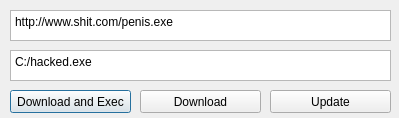
<?xml version="1.0" encoding="UTF-8"?>
<ui version="4.0">
 <class>Masshttp</class>
 <widget class="QDialog" name="Masshttp">
  <property name="geometry">
   <rect>
    <x>0</x>
    <y>0</y>
    <width>399</width>
    <height>118</height>
   </rect>
  </property>
  <property name="windowTitle">
   <string>Dialog</string>
  </property>
  <widget class="QPushButton" name="pushButton">
   <property name="geometry">
    <rect>
     <x>10</x>
     <y>90</y>
     <width>121</width>
     <height>23</height>
    </rect>
   </property>
   <property name="text">
    <string>Download and Exec</string>
   </property>
  </widget>
  <widget class="QPushButton" name="pushButton_2">
   <property name="geometry">
    <rect>
     <x>140</x>
     <y>90</y>
     <width>121</width>
     <height>23</height>
    </rect>
   </property>
   <property name="text">
    <string>Download</string>
   </property>
  </widget>
  <widget class="QPlainTextEdit" name="plainTextEdit">
   <property name="geometry">
    <rect>
     <x>10</x>
     <y>10</y>
     <width>381</width>
     <height>31</height>
    </rect>
   </property>
   <property name="plainText">
    <string>http://www.shit.com/penis.exe</string>
   </property>
  </widget>
  <widget class="QPushButton" name="pushButton_3">
   <property name="geometry">
    <rect>
     <x>270</x>
     <y>90</y>
     <width>121</width>
     <height>23</height>
    </rect>
   </property>
   <property name="text">
    <string>Update</string>
   </property>
  </widget>
  <widget class="QPlainTextEdit" name="plainTextEdit_2">
   <property name="geometry">
    <rect>
     <x>10</x>
     <y>50</y>
     <width>381</width>
     <height>31</height>
    </rect>
   </property>
   <property name="plainText">
    <string>C:/hacked.exe</string>
   </property>
  </widget>
 </widget>
 <resources/>
 <connections/>
</ui>
